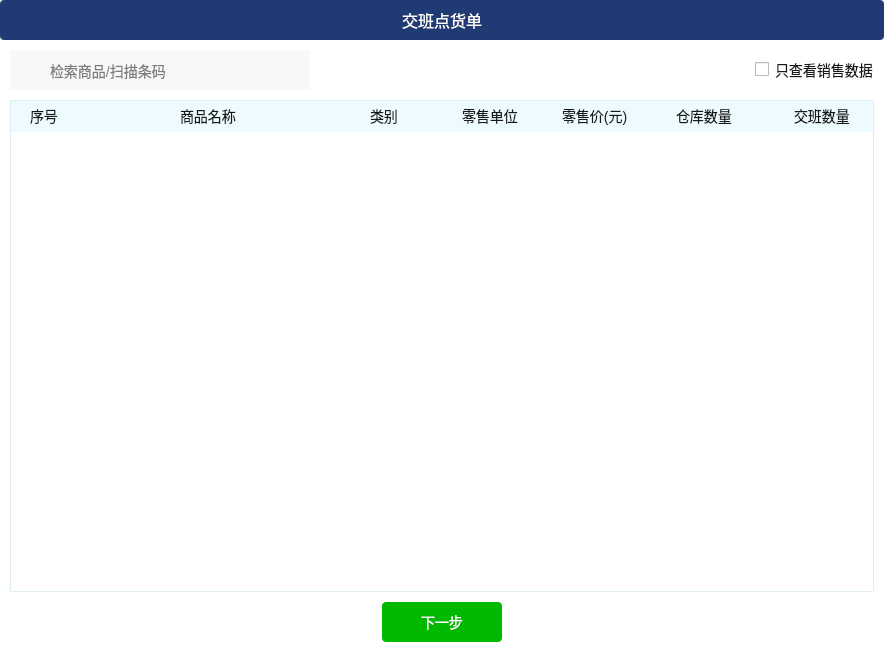
<?xml version="1.0" encoding="UTF-8"?>
<ui version="4.0">
 <class>pagePointListWgt</class>
 <widget class="QWidget" name="pagePointListWgt">
  <property name="geometry">
   <rect>
    <x>0</x>
    <y>0</y>
    <width>884</width>
    <height>652</height>
   </rect>
  </property>
  <property name="windowTitle">
   <string>pagePointListWgt</string>
  </property>
  <layout class="QVBoxLayout" name="verticalLayout">
   <property name="spacing">
    <number>0</number>
   </property>
   <property name="leftMargin">
    <number>0</number>
   </property>
   <property name="topMargin">
    <number>0</number>
   </property>
   <property name="rightMargin">
    <number>0</number>
   </property>
   <property name="bottomMargin">
    <number>0</number>
   </property>
   <item>
    <widget class="QWidget" name="wgt_top" native="true">
     <property name="minimumSize">
      <size>
       <width>0</width>
       <height>40</height>
      </size>
     </property>
     <property name="maximumSize">
      <size>
       <width>16777215</width>
       <height>40</height>
      </size>
     </property>
     <property name="styleSheet">
      <string notr="true">#wgt_top{
background:#203B73;
border-radius:4px 4px 0px 0px;
}
QLabel{
font-family:&quot;微软雅黑&quot;;
font-size:16px;
color:#FFFFFF;
}</string>
     </property>
     <layout class="QHBoxLayout" name="horizontalLayout">
      <item alignment="Qt::AlignHCenter">
       <widget class="QLabel" name="label">
        <property name="text">
         <string>交班点货单</string>
        </property>
       </widget>
      </item>
     </layout>
    </widget>
   </item>
   <item>
    <widget class="QWidget" name="wgt_bottom" native="true">
     <property name="styleSheet">
      <string notr="true">#wgt_bottom{
background:#FFFFFF;
border-radius:0px 0px 4px 4px;
}
#btn_next{
font-family:&quot;微软雅黑&quot;;
font-size:14px;
color:#FFFFFF;
background:#00B900;
border-radius:4px;
}
#btn_next:pressed{
margin:1px;
}
#checkBox{
font-family:&quot;微软雅黑&quot;;
font-size:14px;
color:rgba(0,0,0,0.9);
}
#checkBox::indicator{
width:14px;
height:14px;
}
#checkBox::indicator:unchecked{
image:url(:/masterCashier/Resources/check_common.png);
}
#checkBox::indicator:checked{
image:url(:/masterCashier/Resources/check_select.png);
}
#wgt_search{
background-color:#F8F8F8;
border-top-left-radius:4px;
border-top-right-radius:4px;
}
#btn_search{
border-image:url(:/masterCashier/Resources/search.png);
border:none;
}
#lineEdit{
border:none;
font-family:&quot;微软雅黑&quot;;
font-size:14px;
color:#000000;
background:#F8F8F8;
}
#wgt_list{
border:1px solid #DEEEF2;
border-radius:2px;
}</string>
     </property>
     <layout class="QVBoxLayout" name="verticalLayout_2" stretch="0,0,0">
      <property name="spacing">
       <number>10</number>
      </property>
      <property name="sizeConstraint">
       <enum>QLayout::SetDefaultConstraint</enum>
      </property>
      <property name="leftMargin">
       <number>10</number>
      </property>
      <property name="topMargin">
       <number>10</number>
      </property>
      <property name="rightMargin">
       <number>10</number>
      </property>
      <property name="bottomMargin">
       <number>10</number>
      </property>
      <item>
       <layout class="QHBoxLayout" name="horizontalLayout_2">
        <property name="sizeConstraint">
         <enum>QLayout::SetDefaultConstraint</enum>
        </property>
        <item>
         <widget class="QWidget" name="wgt_search" native="true">
          <property name="minimumSize">
           <size>
            <width>300</width>
            <height>40</height>
           </size>
          </property>
          <property name="maximumSize">
           <size>
            <width>300</width>
            <height>40</height>
           </size>
          </property>
          <layout class="QHBoxLayout" name="horizontalLayout_5">
           <property name="leftMargin">
            <number>20</number>
           </property>
           <property name="rightMargin">
            <number>20</number>
           </property>
           <item>
            <layout class="QHBoxLayout" name="horizontalLayout_4">
             <property name="spacing">
              <number>0</number>
             </property>
             <item>
              <widget class="QPushButton" name="btn_search">
               <property name="minimumSize">
                <size>
                 <width>18</width>
                 <height>18</height>
                </size>
               </property>
               <property name="maximumSize">
                <size>
                 <width>18</width>
                 <height>18</height>
                </size>
               </property>
               <property name="text">
                <string/>
               </property>
              </widget>
             </item>
             <item>
              <widget class="QLineEdit" name="lineEdit">
               <property name="placeholderText">
                <string>检索商品/扫描条码</string>
               </property>
              </widget>
             </item>
            </layout>
           </item>
          </layout>
         </widget>
        </item>
        <item>
         <spacer name="horizontalSpacer">
          <property name="orientation">
           <enum>Qt::Horizontal</enum>
          </property>
          <property name="sizeHint" stdset="0">
           <size>
            <width>40</width>
            <height>20</height>
           </size>
          </property>
         </spacer>
        </item>
        <item>
         <widget class="QCheckBox" name="checkBox">
          <property name="text">
           <string>只查看销售数据</string>
          </property>
          <property name="tristate">
           <bool>false</bool>
          </property>
         </widget>
        </item>
       </layout>
      </item>
      <item>
       <widget class="QWidget" name="wgt_list" native="true">
        <property name="minimumSize">
         <size>
          <width>0</width>
          <height>488</height>
         </size>
        </property>
        <property name="styleSheet">
         <string notr="true">#listWidget{
border:1px solid #DEEEF2;
border-top:none;
border-bottom:none;
}
#wgt_header{
background:#edfbfe;
border:1px solid #DEEEF2;
border-bottom:none;
border-radius:2px 2px 0px 0px;
}
#wgt_page{
/*border:1px solid #DEEEF2;*/
border-top:none;
border-radius:0px 0px 2px 2px;
}
</string>
        </property>
        <layout class="QVBoxLayout" name="verticalLayout_3">
         <property name="spacing">
          <number>0</number>
         </property>
         <property name="leftMargin">
          <number>0</number>
         </property>
         <property name="topMargin">
          <number>0</number>
         </property>
         <property name="rightMargin">
          <number>0</number>
         </property>
         <property name="bottomMargin">
          <number>0</number>
         </property>
         <item>
          <widget class="QWidget" name="wgt_header" native="true">
           <property name="minimumSize">
            <size>
             <width>0</width>
             <height>32</height>
            </size>
           </property>
           <property name="maximumSize">
            <size>
             <width>16777215</width>
             <height>32</height>
            </size>
           </property>
           <property name="styleSheet">
            <string notr="true">QLabel{
font-family:&quot;微软雅黑&quot;;
font-size:14px;
color:rgba(0,0,0,0.9);
}</string>
           </property>
           <layout class="QHBoxLayout" name="horizontalLayout_6">
            <property name="spacing">
             <number>0</number>
            </property>
            <property name="leftMargin">
             <number>20</number>
            </property>
            <property name="topMargin">
             <number>0</number>
            </property>
            <property name="rightMargin">
             <number>0</number>
            </property>
            <property name="bottomMargin">
             <number>0</number>
            </property>
            <item>
             <widget class="QLabel" name="label_2">
              <property name="minimumSize">
               <size>
                <width>150</width>
                <height>0</height>
               </size>
              </property>
              <property name="maximumSize">
               <size>
                <width>150</width>
                <height>16777215</height>
               </size>
              </property>
              <property name="text">
               <string>序号</string>
              </property>
             </widget>
            </item>
            <item>
             <widget class="QLabel" name="label_3">
              <property name="minimumSize">
               <size>
                <width>190</width>
                <height>0</height>
               </size>
              </property>
              <property name="maximumSize">
               <size>
                <width>190</width>
                <height>16777215</height>
               </size>
              </property>
              <property name="text">
               <string>商品名称</string>
              </property>
             </widget>
            </item>
            <item>
             <widget class="QLabel" name="label_4">
              <property name="minimumSize">
               <size>
                <width>92</width>
                <height>0</height>
               </size>
              </property>
              <property name="maximumSize">
               <size>
                <width>92</width>
                <height>16777215</height>
               </size>
              </property>
              <property name="text">
               <string>类别</string>
              </property>
             </widget>
            </item>
            <item>
             <widget class="QLabel" name="label_5">
              <property name="minimumSize">
               <size>
                <width>100</width>
                <height>0</height>
               </size>
              </property>
              <property name="maximumSize">
               <size>
                <width>100</width>
                <height>16777215</height>
               </size>
              </property>
              <property name="text">
               <string>零售单位</string>
              </property>
             </widget>
            </item>
            <item>
             <widget class="QLabel" name="label_6">
              <property name="minimumSize">
               <size>
                <width>114</width>
                <height>0</height>
               </size>
              </property>
              <property name="maximumSize">
               <size>
                <width>114</width>
                <height>16777215</height>
               </size>
              </property>
              <property name="text">
               <string>零售价(元)</string>
              </property>
             </widget>
            </item>
            <item>
             <widget class="QLabel" name="label_7">
              <property name="text">
               <string>仓库数量</string>
              </property>
             </widget>
            </item>
            <item>
             <widget class="QLabel" name="label_8">
              <property name="minimumSize">
               <size>
                <width>80</width>
                <height>0</height>
               </size>
              </property>
              <property name="maximumSize">
               <size>
                <width>80</width>
                <height>16777215</height>
               </size>
              </property>
              <property name="text">
               <string>交班数量</string>
              </property>
             </widget>
            </item>
           </layout>
          </widget>
         </item>
         <item>
          <widget class="QListWidget" name="listWidget">
           <property name="verticalScrollBarPolicy">
            <enum>Qt::ScrollBarAlwaysOff</enum>
           </property>
           <property name="horizontalScrollBarPolicy">
            <enum>Qt::ScrollBarAlwaysOff</enum>
           </property>
          </widget>
         </item>
         <item alignment="Qt::AlignHCenter">
          <widget class="PageWidget" name="wgt_page" native="true">
           <property name="minimumSize">
            <size>
             <width>0</width>
             <height>42</height>
            </size>
           </property>
           <property name="maximumSize">
            <size>
             <width>16777215</width>
             <height>42</height>
            </size>
           </property>
           <property name="styleSheet">
            <string notr="true">QLabel{
font-family:&quot;微软雅黑&quot;;
font-size:14px;
color:#656565;
}
QLineEdit{
font-family:&quot;微软雅黑&quot;;
font-size:12px;
color:#3A3A3A;
border:1px solid rgba(0,0,0,0.05);
background:#F5F5F5;
border-radius:1px;
}
QPushButton{
font-family:&quot;微软雅黑&quot;;
font-size:12px;
}
#btn_previous_page{
border-image:url(:/masterCashier/Resources/page_front.png);
border:none;
}
#btn_previous_page:pressed{
margin:1px;
}
#btn_next_page{
border-image:url(:/masterCashier/Resources/page_next.png);
border:none;
}
#btn_next_page:pressed{
margin:1px;
}
</string>
           </property>
          </widget>
         </item>
        </layout>
       </widget>
      </item>
      <item>
       <layout class="QHBoxLayout" name="horizontalLayout_3">
        <item>
         <spacer name="horizontalSpacer_2">
          <property name="orientation">
           <enum>Qt::Horizontal</enum>
          </property>
          <property name="sizeHint" stdset="0">
           <size>
            <width>40</width>
            <height>20</height>
           </size>
          </property>
         </spacer>
        </item>
        <item>
         <widget class="QPushButton" name="btn_next">
          <property name="minimumSize">
           <size>
            <width>120</width>
            <height>40</height>
           </size>
          </property>
          <property name="maximumSize">
           <size>
            <width>120</width>
            <height>40</height>
           </size>
          </property>
          <property name="styleSheet">
           <string notr="true"/>
          </property>
          <property name="text">
           <string>下一步</string>
          </property>
         </widget>
        </item>
        <item>
         <spacer name="horizontalSpacer_3">
          <property name="orientation">
           <enum>Qt::Horizontal</enum>
          </property>
          <property name="sizeHint" stdset="0">
           <size>
            <width>40</width>
            <height>20</height>
           </size>
          </property>
         </spacer>
        </item>
       </layout>
      </item>
     </layout>
    </widget>
   </item>
  </layout>
 </widget>
 <layoutdefault spacing="6" margin="11"/>
 <customwidgets>
  <customwidget>
   <class>PageWidget</class>
   <extends>QWidget</extends>
   <header>PageWidget.h</header>
   <container>1</container>
  </customwidget>
 </customwidgets>
 <resources/>
 <connections/>
</ui>
